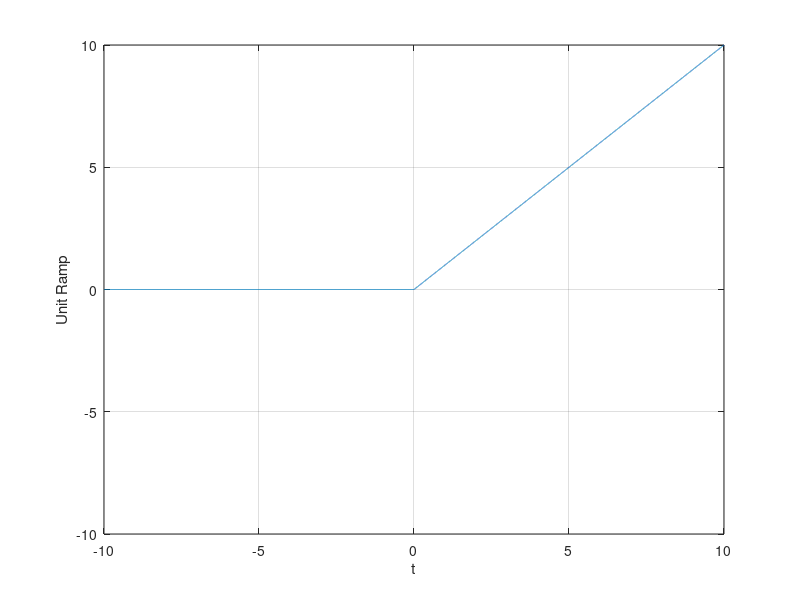

This figure's MATLAB source:
clc
clear all
close all

t=-10:0.001:10;
length_t=length(t);
for ii=1:1:length_t
    if(t(ii)>0)
        y_t(ii)=t(ii);
    else
        y_t(ii)=0;
    end
end

plot(t,y_t)
axis([-10 10 -10 10])
xlabel('t')
ylabel('Unit Ramp')
grid
